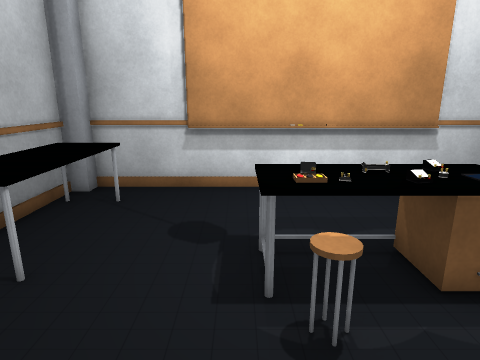
[1] (above)

12 first-person views from a walk through a 3-D level made in the Unity game engine. The camera is 1.5 m above the floor, tilts 14° down and sees 75° across. The floor is counted in squares, 0.5 m on a side. Each view is taken from the middle of a square. On the plan, view 1 faces up. The plan holds only what a view shows up to about 20 squares ahead; the rest is blank. The player is left out. Some surface patterns are stand-ins.

[2]
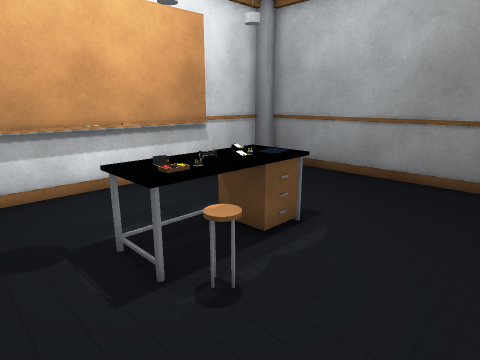

[3]
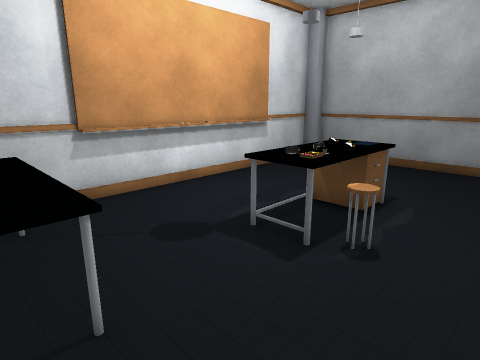

[4]
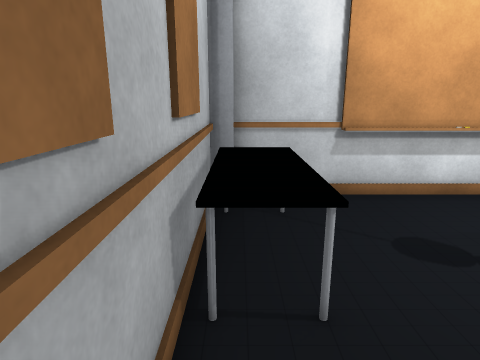

[5]
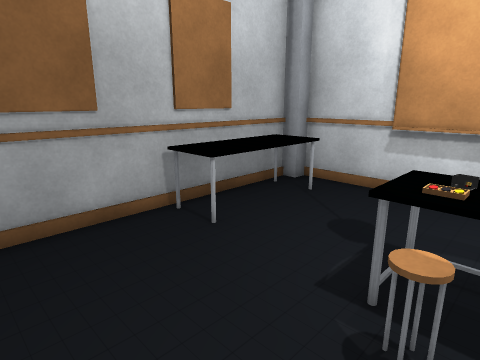

[6]
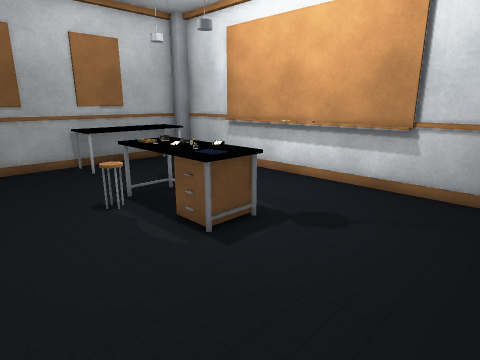

[7]
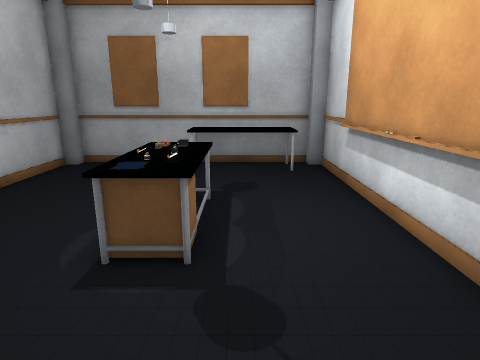

[8]
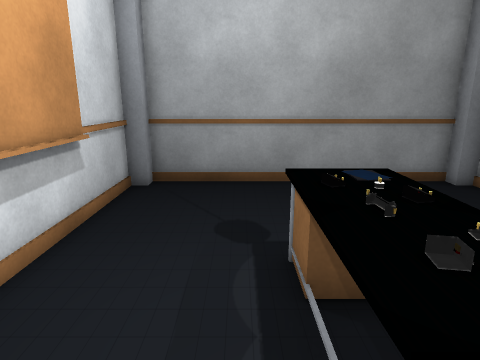

[9]
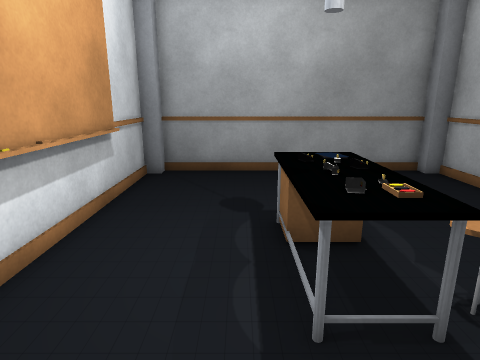

[10]
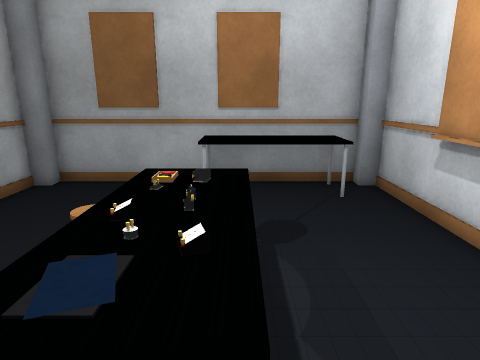

[11]
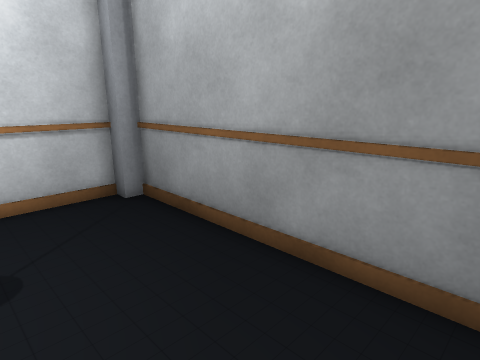

[12]
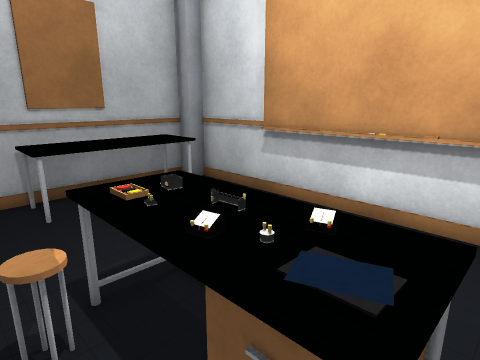

### Floor plan
Key: @ floor where view 1 was taken; # wall or solid block; . floor; = window, fence, low wall or low ledge; ^ raised ledge; O other object.
Columns run from 6 left of view 1 to 11 right of it. Each row starts with its distance up from view 1.
 11 ##################
 10 ##...............#
  9 #OO..............#
  8 # O..............#
  7 # O..............#
  6 # O....^^^O......#
  5 #OO...=O^OO=.....#
  4 #.....=O^^==.....#
  3 #......O.........#
  2 #................#
  1 #................#
  0 #.....@..........#
 -1 ##.....      ...##

Positions as (right, up) in squares from view 1, and headings:
1: (0, 0), facing up
2: (-2, 0), facing up-right
3: (-5, 1), facing up-right
4: (-5, 1), facing up
5: (2, 0), facing up-left
6: (10, 0), facing up-left
7: (10, 7), facing left
8: (-1, 7), facing right
9: (-3, 7), facing right
10: (6, 6), facing left
11: (6, 1), facing up-right
12: (5, 3), facing up-left
